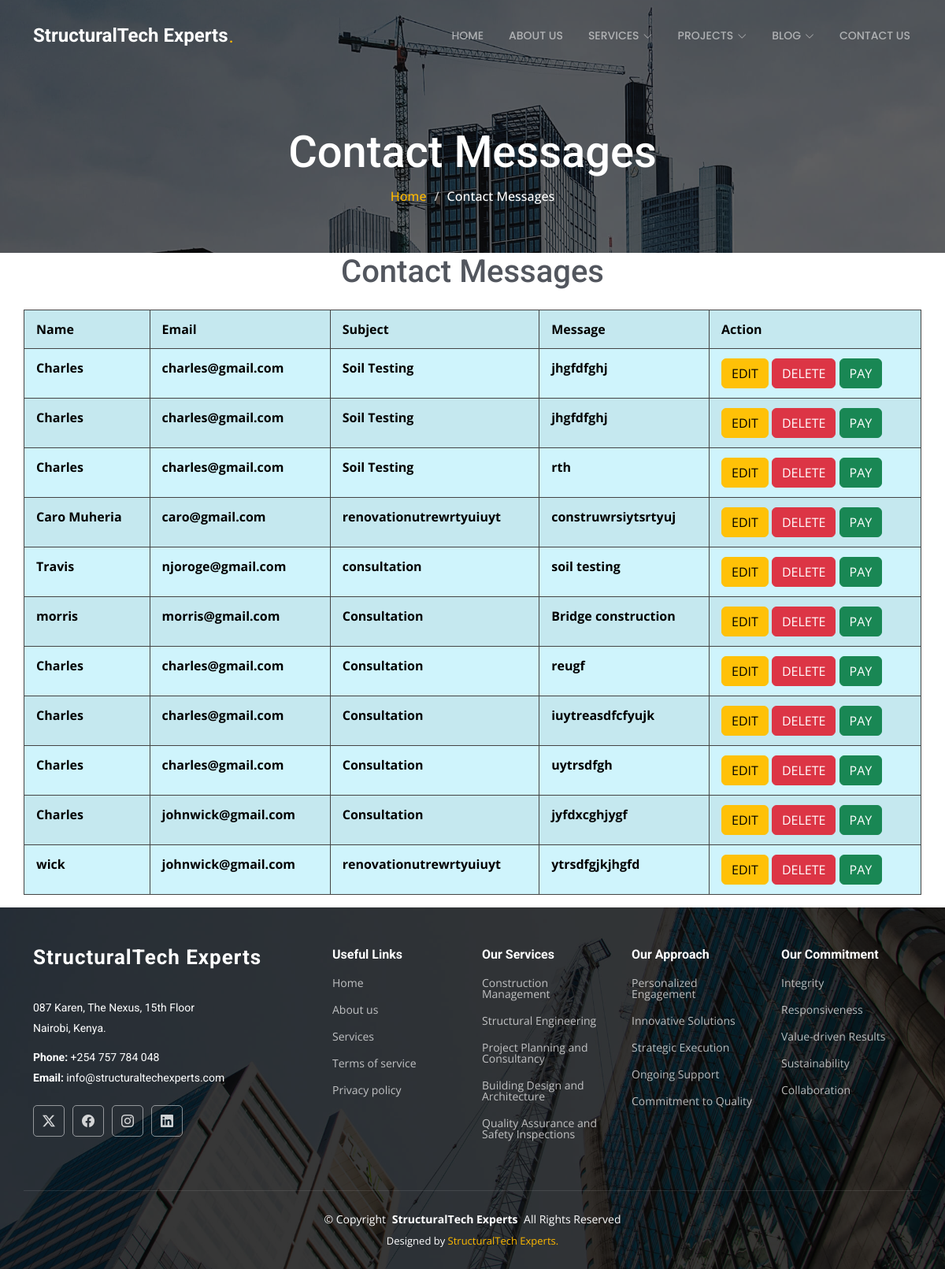
/show/contact/, run on the app's committed database.
### StucturalTechExpertsapp/models.py (models this page shows, shortened)
class Contact(models.Model):
    name = models.CharField(max_length=50)
    email = models.EmailField()
    subject = models.CharField(max_length=200)
    message = models.TextField()

### StucturalTechExpertsapp/views.py (the view)
# urls.py: path('show/contact/', views.show_contact, name='show_contact'),
def show_contact(request):
    Contacts = Contact.objects.all()
    return render(request, 'show-contact.html', {'contacts': Contacts})

### templates/show-contact.html
{% extends 'starter-page.html' %}
{% load static %}
{% block body %}
    <div class="page-title dark-background" style="background-image: url({% static 'assets/img/page-title-bg.jpg' %});">
      <div class="container position-relative">
        <h1>Contact Messages</h1>
        <nav class="breadcrumbs">
          <ol>
            <li><a href="{% url 'index' %}">Home</a></li>
            <li class="current">Contact Messages</li>
          </ol>
        </nav>
      </div>
    </div>
    <h1 class="text-center mb-4">Contact Messages</h1>
    <table class="table-info container table table-bordered table-hover table-striped table-dark-custom"  style="background-color: #3a3a3a; font-weight: bold;">
    <thread class="table-dark">
        <tr>
        <th style="padding: 12px 15px; border: 1px solid #444;">Name</th>
        <th style="padding: 12px 15px; border: 1px solid #444;">Email</th>
        <th style="padding: 12px 15px; border: 1px solid #444;">Subject</th>
        <th style="padding: 12px 15px; border: 1px solid #444;">Message</th>
        <th style="padding: 12px 15px; border: 1px solid #444;">Action</th>
        </tr>
    </thread>
    {% for x in contacts %}
        <tr>
            <td style="padding: 12px 15px; border: 1px solid #444;">{{ x.name }}</td>
            <td style="padding: 12px 15px; border: 1px solid #444;">{{ x.email }}</td>
            <td style="padding: 12px 15px; border: 1px solid #444;">{{ x.subject }}</td>
            <td style="padding: 12px 15px; border: 1px solid #444;">{{ x.message }}</td>
            <td style="padding: 12px 15px; border: 1px solid #444;">
                <a href="/edit/{{ x.id }}" class="btn btn-warning">EDIT</a>
                <a href="/delete/{{ x.id }}" class="btn btn-danger">DELETE</a>
                <a href="" class="btn btn-success">PAY</a>
            </td>
        </tr>
    {% endfor %}
    </table>
{% endblock %}

### templates/starter-page.html (shortened to what this page needs)
<!DOCTYPE html>
<html lang="en">
<head>
    {% load static %}
  <link href="{% static 'assets/vendor/bootstrap/css/bootstrap.min.css' %}" rel="stylesheet">
  <link href="{% static 'assets/vendor/bootstrap-icons/bootstrap-icons.css' %}" rel="stylesheet">
  <link href="{% static 'assets/vendor/aos/aos.css' %}" rel="stylesheet">
  <link href="{% static 'assets/vendor/fontawesome-free/css/all.min.css' %}" rel="stylesheet">
  <link href="{% static 'assets/vendor/glightbox/css/glightbox.min.css' %}" rel="stylesheet">
  <link href="{% static 'assets/vendor/swiper/swiper-bundle.min.css' %}" rel="stylesheet">
  <link href="{% static 'assets/css/main.css' %}" rel="stylesheet">
</head>
<body class="starter-page-page">
  <header id="header" class="header d-flex align-items-center fixed-top">
    <div class="container-fluid container-xl position-relative d-flex align-items-center justify-content-between">
      <a href="index.html" class="logo d-flex align-items-center">
        <h1 class="sitename">StructuralTech Experts</h1> <span>.</span>
      </a>
      <nav id="navmenu" class="navmenu">
  <ul>
    <li><a href="{% url 'index' %}">Home</a></li>
    <li><a href="{% url 'about' %}">About Us</a></li>
    <li class="dropdown">
      <a href="#"><span>Services</span> <i class="bi bi-chevron-down toggle-dropdown"></i></a>
    </li>
    <li class="dropdown">
      <a href="#"><span>Projects</span> <i class="bi bi-chevron-down toggle-dropdown"></i></a>
    </li>
    <li class="dropdown">
      <a href="#"><span>Blog</span> <i class="bi bi-chevron-down toggle-dropdown"></i></a>
    </li>
    <li><a href="{% url 'contact' %}">Contact Us</a></li>
  </ul>
</nav>
    </div>
  </header>
  <main class="main">
    {% block body %}
    {% endblock %}
  </main>
  <footer id="footer" class="footer dark-background">
    <div class="container footer-top">
      <div class="row gy-4">
        <div class="col-lg-4 col-md-6 footer-about">
          <a href="{% url 'index' %}" class="logo d-flex align-items-center">
            <span class="sitename">StructuralTech Experts</span>
          </a>
          <div class="footer-contact pt-3">
            <p>087 Karen, The Nexus, 15th Floor</p>
            <p>Nairobi, Kenya.</p>
            <p class="mt-3"><strong>Phone:</strong> <span>+254 757 784 048</span></p>
            <p><strong>Email:</strong> <span>info@structuraltechexperts.com</span></p>
          </div>
          <div class="social-links d-flex mt-4">
            <a href=""><i class="bi bi-twitter-x"></i></a>
            <a href=""><i class="bi bi-facebook"></i></a>
            <a href=""><i class="bi bi-instagram"></i></a>
            <a href=""><i class="bi bi-linkedin"></i></a>
          </div>
        </div>
        <div class="col-lg-2 col-md-3 footer-links">
          <h4>Useful Links</h4>
          <ul>
            <li><a href="#">Home</a></li>
            <li><a href="#">About us</a></li>
            <li><a href="#">Services</a></li>
            <li><a href="#">Terms of service</a></li>
            <li><a href="#">Privacy policy</a></li>
          </ul>
        </div>
        <div class="col-lg-2 col-md-3 footer-links">
          <h4>Our Services</h4>
          <ul>
            <li><a href="#">Construction Management</a></li>
            <li><a href="#">Structural Engineering</a></li>
            <li><a href="#">Project Planning and Consultancy</a></li>
            <li><a href="#">Building Design and Architecture</a></li>
            <li><a href="#">Quality Assurance and Safety Inspections</a></li>
          </ul>
        </div>
        <div class="col-lg-2 col-md-3 footer-links">
          <h4>Our Approach</h4>
          <ul>
            <li><a href="#">Personalized Engagement</a></li>
            <li><a href="#">Innovative Solutions</a></li>
            <li><a href="#">Strategic Execution</a></li>
            <li><a href="#">Ongoing Support</a></li>
            <li><a href="#">Commitment to Quality</a></li>
          </ul>
        </div>
        <div class="col-lg-2 col-md-3 footer-links">
          <h4>Our Commitment</h4>
          <ul>
            <li><a href="#">Integrity</a></li>
            <li><a href="#">Responsiveness</a></li>
            <li><a href="#">Value-driven Results</a></li>
            <li><a href="#">Sustainability</a></li>
            <li><a href="#">Collaboration</a></li>
          </ul>
        </div>
      </div>
    </div>
    <div class="container copyright text-center mt-4">
      <p>© <span>Copyright</span> <strong class="px-1 sitename">StructuralTech Experts</strong> <span>All Rights Reserved</span></p>
      <div class="credits">
        Designed by <a href="https://bootstrapmade.com/">StructuralTech Experts.</a>
      </div>
    </div>
  </footer>
</body>
</html>

### data on the page
Contact: name "Charles", email "charles@gmail.com", subject "Soil Testing", message "jhgfdfghj"
Contact: name "Charles", email "charles@gmail.com", subject "Soil Testing", message "jhgfdfghj"
Contact: name "Charles", email "charles@gmail.com", subject "Soil Testing", message "rth"
Contact: name "Caro Muheria", email "caro@gmail.com", subject "renovationutrewrtyuiuyt", message "construwrsiytsrtyuj"
Contact: name "Travis", email "njoroge@gmail.com", subject "consultation", message "soil testing"
Contact: name "morris", email "morris@gmail.com", subject "Consultation", message "Bridge construction"
Contact: name "Charles", email "charles@gmail.com", subject "Consultation", message "reugf"
Contact: name "Charles", email "charles@gmail.com", subject "Consultation", message "iuytreasdfcfyujk"
Contact: name "Charles", email "charles@gmail.com", subject "Consultation", message "uytrsdfgh"
Contact: name "Charles", email "johnwick@gmail.com", subject "Consultation", message "jyfdxcghjygf"
Contact: name "wick", email "johnwick@gmail.com", subject "renovationutrewrtyuiuyt", message "ytrsdfgjkjhgfd"
